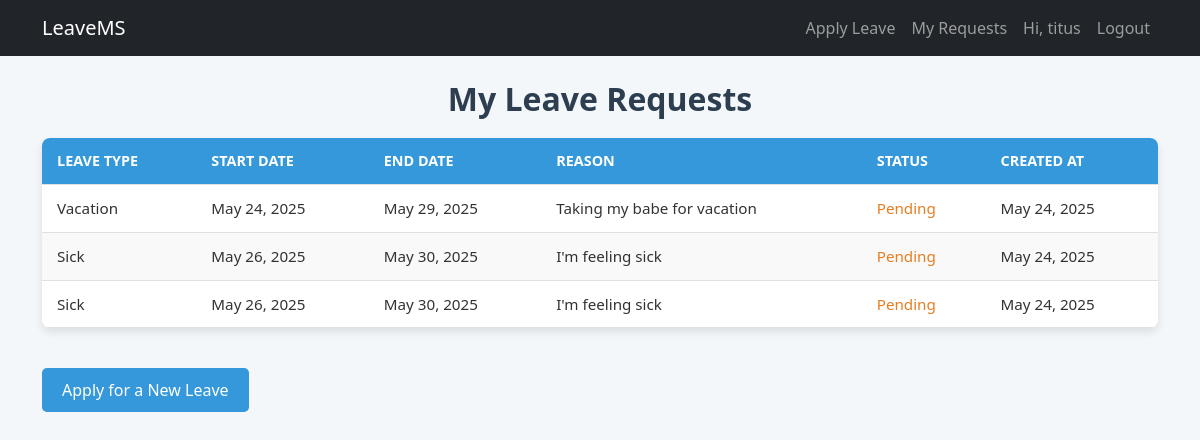
/my_leaves/ (signed in), run on the app's committed database.
### app/models.py (models this page shows, shortened)
class LeaveRequest(models.Model):
    LEAVE_TYPES = (
        ('VACATION', 'Vacation'),
        ('SICK', 'Sick'),
        ('PERSONAL', 'Personal'),
        ('OTHER', 'Other'),
    )
    STATUS_CHOICES = (
        ('PENDING', 'Pending'),
        ('APPROVED', 'Approved'),
        ('REJECTED', 'Rejected'),
    )
    user = models.ForeignKey(User, on_delete=models.CASCADE, related_name='leave_requests')
    start_date = models.DateField(validators=[MinValueValidator(timezone.now().date())])
    end_date = models.DateField()
    leave_type = models.CharField(max_length=20, choices=LEAVE_TYPES)
    status = models.CharField(max_length=20, choices=STATUS_CHOICES, default='PENDING')
    reason = models.TextField(blank=True)
    created_at = models.DateTimeField(auto_now_add=True)
    updated_at = models.DateTimeField(auto_now=True)
    class Meta:
        ordering = ['-created_at']

### app/views/leave.py (the view)
# urls.py: path('my_leaves/', my_leaves, name='my_leaves'),  # URL for viewing leave requests
@login_required
def my_leaves(request):
    leave_requests = LeaveRequest.objects.filter(user=request.user).order_by('-created_at')
    return render(request, 'app/my_leaves.html', {
        'leave_requests': leave_requests
    })

### app/templates/app/my_leaves.html (shortened to what this page needs)
{% extends 'base.html' %}
{% block content %}
<h2>My Leave Requests</h2>
{% if leave_requests %}
    <table class="leave-table">
        <thead>
            <tr>
                <th>Leave Type</th>
                <th>Start Date</th>
                <th>End Date</th>
                <th>Reason</th>
                <th>Status</th>
                <th>Created At</th>
            </tr>
        </thead>
        <tbody>
            {% for request in leave_requests %}
                <tr style="animation-delay: {{ forloop.counter0|floatformat:1 }}s;">
                    <td>{{ request.get_leave_type_display }}</td>
                    <td>{{ request.start_date|date:"M d, Y" }}</td>
                    <td>{{ request.end_date|date:"M d, Y" }}</td>
                    <td>{{ request.reason|default:"No reason provided" }}</td>
                    <td class="status-{{ request.status|lower }}">{{ request.get_status_display }}</td>
                    <td>{{ request.created_at|date:"M d, Y" }}</td>
                </tr>
            {% endfor %}
        </tbody>
    </table>
{% else %}
    <p class="no-requests">No leave requests found.</p>
{% endif %}
<a href="{% url 'apply_leave' %}" class="apply-leave-btn">Apply for a New Leave</a>
{% endblock %}

### templates/base.html (shortened to what this page needs)
<!DOCTYPE html>
<html lang="en">
<head>
    <link href="https://cdn.jsdelivr.net/npm/bootstrap@5.3.0/dist/css/bootstrap.min.css" rel="stylesheet">
</head>
<body>
<nav class="navbar navbar-expand-lg navbar-dark bg-dark">
    <div class="container">
        <a class="navbar-brand">LeaveMS</a>
        <div class="collapse navbar-collapse" id="navbarNav">
            <ul class="navbar-nav ms-auto">
                {% if user.is_authenticated %}
                    <li class="nav-item">
                        <a class="nav-link" href="{% url 'apply_leave' %}">Apply Leave</a>
                    </li>
                    <li class="nav-item">
                        <a class="nav-link" href="{% url 'my_leaves' %}">My Requests</a>
                    </li>
                    <li class="nav-item">
                        <a class="nav-link" href="#">Hi, {{ user.username }}</a>
                    </li>
                    <li class="nav-item">
                        <a class="nav-link" href="{% url 'logout' %}">Logout</a>
                    </li>
                {% endif %}
            </ul>
        </div>
    </div>
</nav>
<div class="container mt-4">
    {% block content %}
    {% endblock %}
</div>
</body>
</html>

### app/templates/app/my_leaves.html (style rules this page uses)
body { font-family: 'Segoe UI', Tahoma, Geneva, Verdana, sans-serif; background-color: #f4f7fa; color: #333; }
h2 { text-align: center; color: #2c3e50; margin-bottom: 20px; font-size: 2rem; font-weight: 600; }
.leave-table { width: 100%; border-collapse: collapse; background: #fff; border-radius: 8px; overflow: hidden; box-shadow: 0 4px 8px rgba(0, 0, 0, 0.1); margin-bottom: 20px; animation: fadeIn 0.5s ease-in; }
.leave-table th, .leave-table td { padding: 12px 15px; text-align: left; border-bottom: 1px solid #e0e0e0; }
.leave-table th { background-color: #3498db; color: #fff; font-weight: 600; text-transform: uppercase; font-size: 0.9rem; }
.leave-table tbody tr { transition: background-color 0.3s ease; }
.leave-table tbody tr:nth-child(even) { background-color: #f9f9f9; }
.leave-table td { font-size: 0.95rem; }
.leave-table .status-pending { color: #e67e22; font-weight: 500; }
.apply-leave-btn { display: inline-block; padding: 10px 20px; background-color: #3498db; color: #fff; text-decoration: none; border-radius: 5px; font-weight: 500; transition: background-color 0.3s ease, transform 0.2s ease; margin-top: 20px; text-align: center; }

### data on the page
LeaveRequest: leave_type "Vacation", start_date "May 24, 2025", end_date "May 29, 2025", reason "Taking my babe for vacation", status "Pending", created_at "May 24, 2025"
LeaveRequest: leave_type "Sick", start_date "May 26, 2025", end_date "May 30, 2025", reason "I'm feeling sick", status "Pending", created_at "May 24, 2025"
LeaveRequest: leave_type "Sick", start_date "May 26, 2025", end_date "May 30, 2025", reason "I'm feeling sick", status "Pending", created_at "May 24, 2025"

### other printed values
{{ user.username }} "titus"
